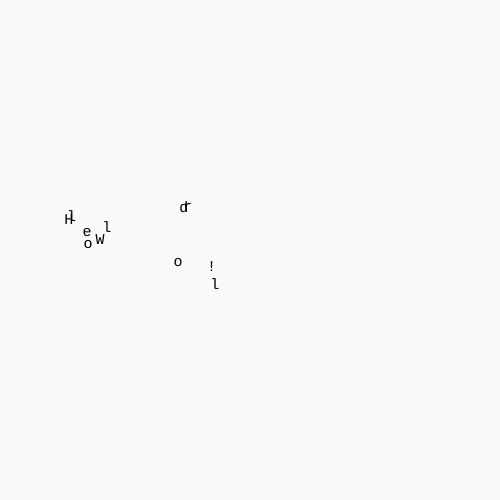
Frame 1 (no input)
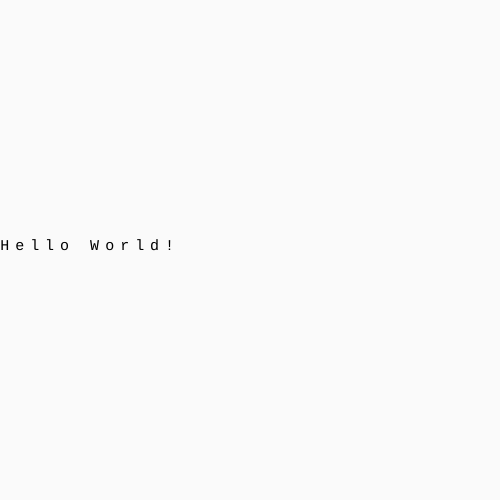
Frame 60 (no input)
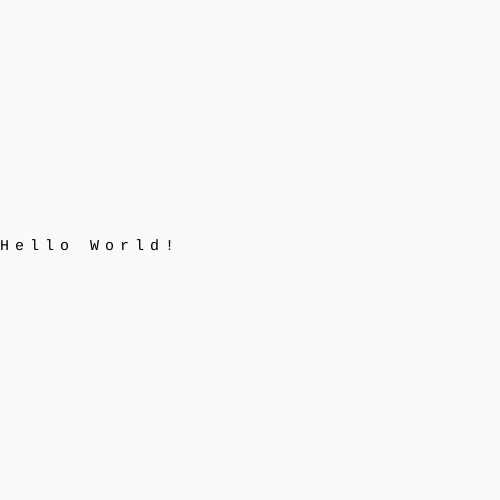
Frame 120 (the mouse pressed at the canvas centre since frame 60)

The p5.js sketch that drew these frames (run headless with seeded random() and noise() and a simulated clock; from frame 60 on, the mouse is pressed at the canvas centre):

// p5.js sketch
// ── sketch.js
var charObjs=[];
var myString= "Hello World!"
var xPos = 0;
var charSize=15;


function setup(){
  createCanvas(500,500);
  textFont('Courier');
  // size var need to be global var size=15;
  for (var i=0;i<myString.length;i++){
    var char=myString[i];
    charObjs[i] = new movingChar(char,
                                xPos,
                                height/2,
                                charSize,
                                0.1,
                                0);
                                xPos+=charSize;

   }
}

function draw(){
  background(250);
  for(var i=0;i< charObjs.length; i++){
    charObjs[i].move();
    charObjs[i].display();
    // call function move and siaplay to draw a ball object
  }
}

function keyPressed(){
  var newChar= new movingChar( key,xPos,height/2,charSize,0.1,0);
  charObjs.push(newChar);
  xPos +=charSize;

}

// ── movingChar.js

class movingChar{
  //add char , so 7 items in the class
  constructor(char,x,y,size,speed,color){
    this.char=char;
    this.targetX=x;
    this.targetY=y;
    this.x= x + random(100);
    this.y= y + random(-50,50);
    this.size=size;
    this.speed=speed;
    this.color=color;
  }
  move(){
    var diffX=this.targetX-this.x;
    var diffY=this.targetY-this.y;

    this.x =this.x+diffX*this.speed;
    // is not gonna move when speed is o
    this.y =this.y+diffY*this.speed;
  }

  display(){
      fill(this.color);
      textSize(this.size);
      text(this.char,this.x,this.y);
    }
}
